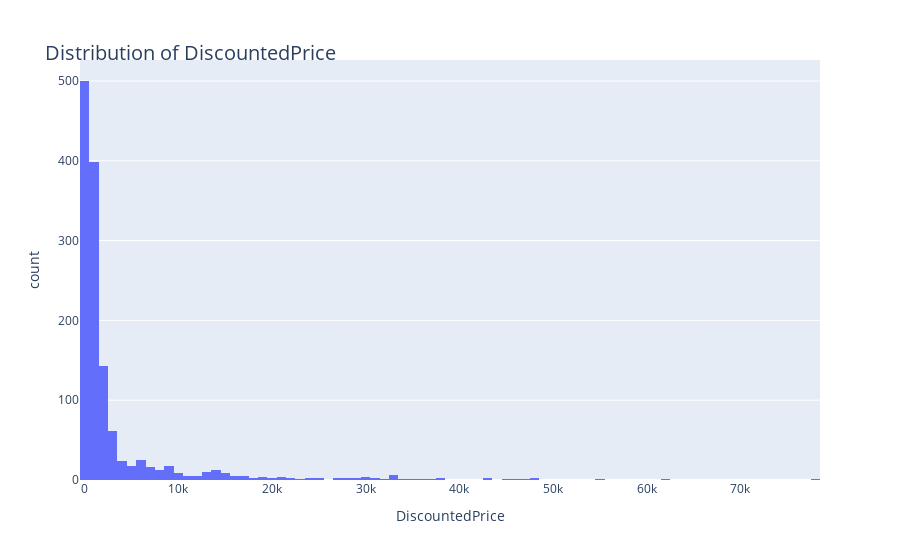
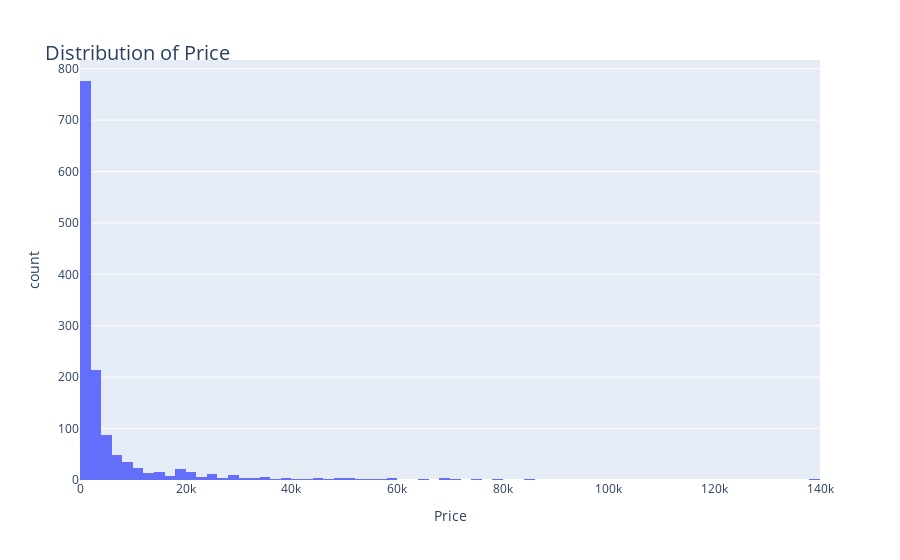
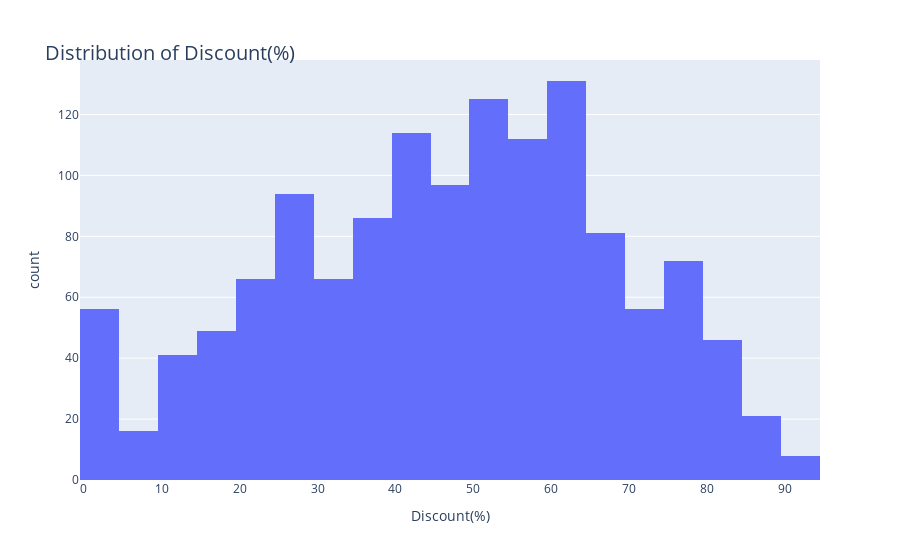
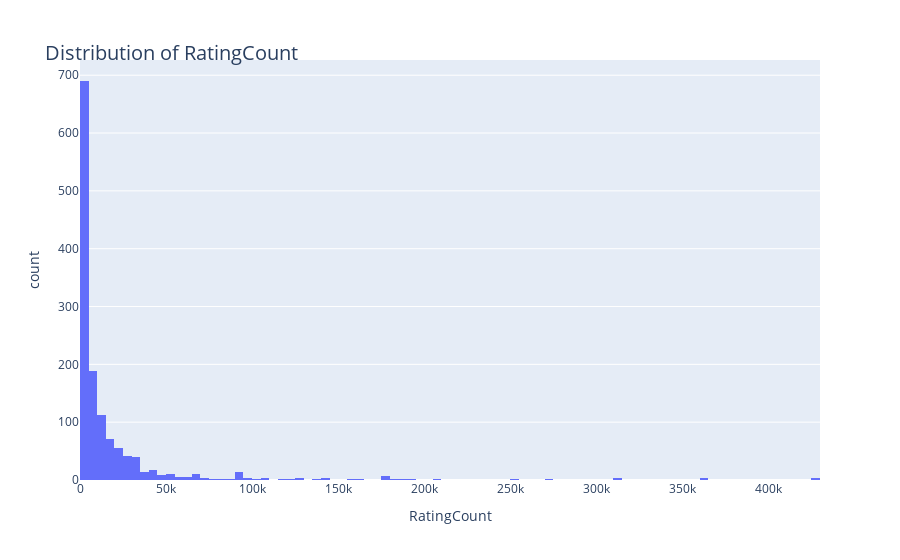

Here is the notebook cell these charts were saved with, in order:
### Markdown cell above
### Univariate Analysis

### Code cell
for i, column in enumerate(["DiscountedPrice","Price","Discount(%)","RatingCount","Rating","Originalprice","maincategory",
                            "org_bin","price_bin","Dis_bin","Rev"]):
    fig = px.histogram(df1, x=column)
    fig.update_layout(
    title=dict(text=f"Distribution of {column}", font=dict(size=20), automargin=True, yref='paper')
)
    fig.show()

### Figure 1 — Plotly figure (JSON) as saved in the notebook; plotly's stock layout.template omitted (floating-point values rounded to 4 significant figures; data arrays with more than 128 entries replaced by an {"elided": "..."} marker saying what was removed)
{"data": [{"alignmentgroup": "True", "bingroup": "x", "hovertemplate": "DiscountedPrice=%{x}<br>count=%{y}<extra></extra>", "legendgroup": "", "marker": {"color": "#636efa", "pattern": {"shape": ""}}, "name": "", "offsetgroup": "", "orientation": "v", "showlegend": false, "type": "histogram", "x": {"elided": "1337 float values"}, "xaxis": "x", "yaxis": "y"}], "layout": {"barmode": "relative", "legend": {"tracegroupgap": 0}, "margin": {"t": 60}, "title": {"automargin": true, "font": {"size": 20}, "text": "Distribution of DiscountedPrice", "yref": "paper"}, "xaxis": {"anchor": "y", "domain": [0, 1], "title": {"text": "DiscountedPrice"}}, "yaxis": {"anchor": "x", "domain": [0, 1], "title": {"text": "count"}}}}

### Figure 2 — Plotly figure (JSON) as saved in the notebook; plotly's stock layout.template omitted (floating-point values rounded to 4 significant figures; data arrays with more than 128 entries replaced by an {"elided": "..."} marker saying what was removed)
{"data": [{"alignmentgroup": "True", "bingroup": "x", "hovertemplate": "Price=%{x}<br>count=%{y}<extra></extra>", "legendgroup": "", "marker": {"color": "#636efa", "pattern": {"shape": ""}}, "name": "", "offsetgroup": "", "orientation": "v", "showlegend": false, "type": "histogram", "x": {"elided": "1337 float values"}, "xaxis": "x", "yaxis": "y"}], "layout": {"barmode": "relative", "legend": {"tracegroupgap": 0}, "margin": {"t": 60}, "title": {"automargin": true, "font": {"size": 20}, "text": "Distribution of Price", "yref": "paper"}, "xaxis": {"anchor": "y", "domain": [0, 1], "title": {"text": "Price"}}, "yaxis": {"anchor": "x", "domain": [0, 1], "title": {"text": "count"}}}}

### Figure 3 — Plotly figure (JSON) as saved in the notebook; plotly's stock layout.template omitted (floating-point values rounded to 4 significant figures; data arrays with more than 128 entries replaced by an {"elided": "..."} marker saying what was removed)
{"data": [{"alignmentgroup": "True", "bingroup": "x", "hovertemplate": "Discount(%)=%{x}<br>count=%{y}<extra></extra>", "legendgroup": "", "marker": {"color": "#636efa", "pattern": {"shape": ""}}, "name": "", "offsetgroup": "", "orientation": "v", "showlegend": false, "type": "histogram", "x": {"elided": "1337 int values"}, "xaxis": "x", "yaxis": "y"}], "layout": {"barmode": "relative", "legend": {"tracegroupgap": 0}, "margin": {"t": 60}, "title": {"automargin": true, "font": {"size": 20}, "text": "Distribution of Discount(%)", "yref": "paper"}, "xaxis": {"anchor": "y", "domain": [0, 1], "title": {"text": "Discount(%)"}}, "yaxis": {"anchor": "x", "domain": [0, 1], "title": {"text": "count"}}}}

### Figure 4 — Plotly figure (JSON) as saved in the notebook; plotly's stock layout.template omitted (floating-point values rounded to 4 significant figures; data arrays with more than 128 entries replaced by an {"elided": "..."} marker saying what was removed)
{"data": [{"alignmentgroup": "True", "bingroup": "x", "hovertemplate": "RatingCount=%{x}<br>count=%{y}<extra></extra>", "legendgroup": "", "marker": {"color": "#636efa", "pattern": {"shape": ""}}, "name": "", "offsetgroup": "", "orientation": "v", "showlegend": false, "type": "histogram", "x": {"elided": "1337 int values"}, "xaxis": "x", "yaxis": "y"}], "layout": {"barmode": "relative", "legend": {"tracegroupgap": 0}, "margin": {"t": 60}, "title": {"automargin": true, "font": {"size": 20}, "text": "Distribution of RatingCount", "yref": "paper"}, "xaxis": {"anchor": "y", "domain": [0, 1], "title": {"text": "RatingCount"}}, "yaxis": {"anchor": "x", "domain": [0, 1], "title": {"text": "count"}}}}
